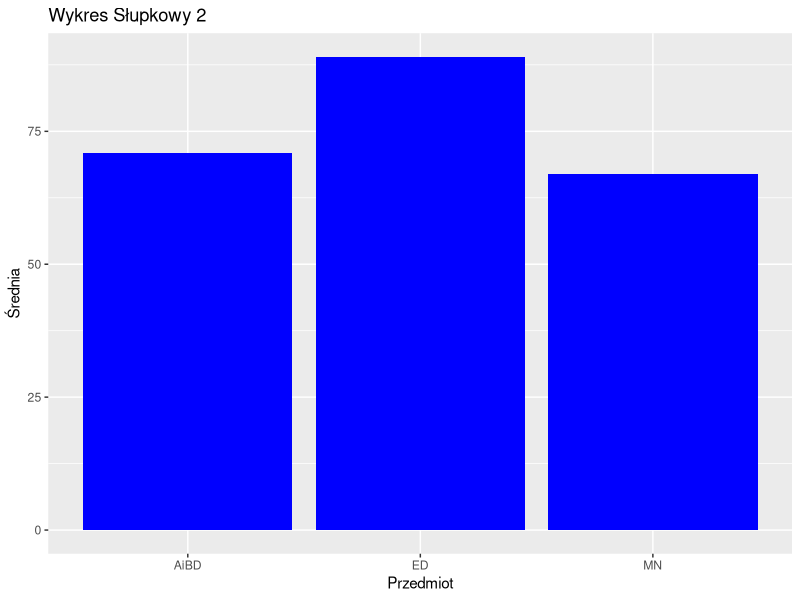
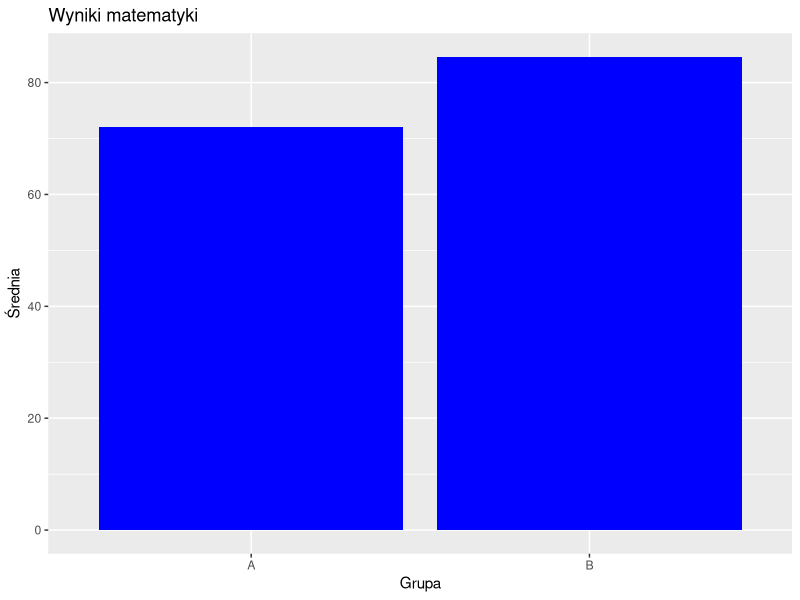

These figures' R source, in order:
#cw1

wektor <- seq(5, 25+1, by <- 5)
srednia <- mean(wektor)
pierwszasum <- sum(wektor[1:3])

wyniki <- c(75, 48, 90, 60, 30);

#cw2

for(wynik in wyniki) 
{
  if(wynik > 60)
  {
    cat("Zaliczony \n")
  }
  else
  {
    cat("Niezaliczony \n")
  }
}

#cw3

df <- data.frame(
  Imię = c("Anna", "Jan", "Karolina"),
  Wiek = c(25, 30, 28),
  Płeć = c("Kobieta", "Mężczyzna", "Kobieta")
)

df["Ocena"] <- c(4, 2, 5)

filtered_df <- df[df$Wiek < 30, ]

#cw4
#install.packages("ggplot2")
library(ggplot2)

dane <- data.frame(
  Przedmiot = c("AiBD", "MN", "ED"),
  Średnia = c(71, 67, 89),
  Rocznik = c( 2022, 2022, 2022)
)

wykres_słupkowy <-
  ggplot(dane, aes(x = Przedmiot, y = Średnia))+
  geom_bar(stat = "identity", fill = "blue")+
  labs( title = "Wykres Słupkowy 2", x = "Przedmiot", y = "Średnia")
         

print(wykres_słupkowy)

#zd

# Test 1 Wyniki testów Matematyki dla Grupy A i Grupy B
#wyniki_grupa_A <- c(60, 65, 75, 68, 62)
#wyniki_grupa_B <- c(78, 80, 85, 92, 88)

# Test 2 Wyniki testów Matematyki dla Grupy A i Grupy B
wyniki_grupa_A <- c(80, 65, 75, 68, 72)
wyniki_grupa_B <- c(78, 80, 85, 92, 88)

dane = data.frame(
  Grupy = c("A", "B"),
  Średnia = c(mean(wyniki_grupa_A), mean(wyniki_grupa_B))
)
if (mean(wyniki_grupa_A) < 70)
{
  dane = dane[-1, ]
  cat("Wynik grupy A poniżej 70")
}

wykres_słupkowy <-
  ggplot(dane, aes(x = Grupy, y = Średnia))+
  geom_bar(stat = "identity", fill = "blue")+
  labs( title = "Wyniki matematyki", x = "Grupa", y = "Średnia")

print(wykres_słupkowy)
 


